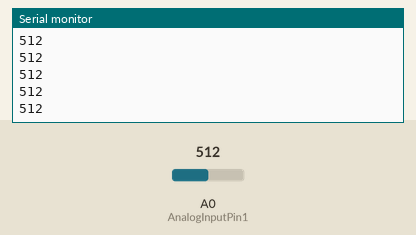
Recording of a sketch running on a simulated Arduino Uno, built with avr-gcc and run on an emulated ATmega328P. Parts: the last lines printed to the serial monitor. The test bench sets the inputs (shaded band); at power-on: A0 (AnalogInputPin1) = 512.

Above: at 1.2 s.
1.3 s: A0 (AnalogInputPin1) set to 716
At 2.0 s:
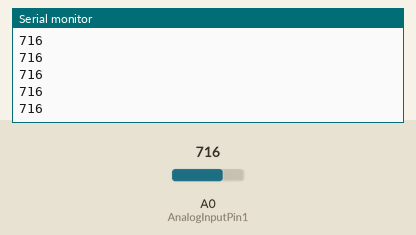
2.8 s: A0 (AnalogInputPin1) set to 900
At 3.6 s:
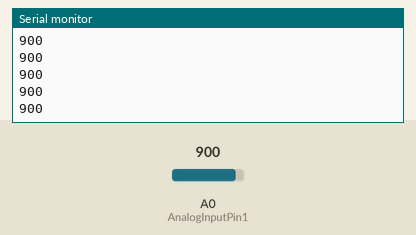
Timing chart, 0 to 5.8 s (numbered marks = the images above; inputs shaded):
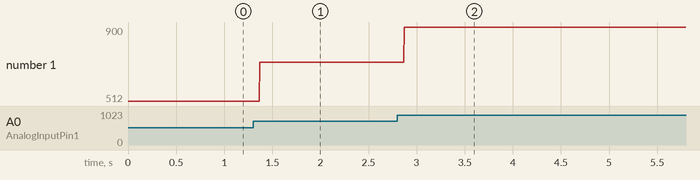

Measured:
- after the input at 1.3 s, the serial monitor: prints a new line after 0.07 s (image 1)
- after the input at 2.8 s, the serial monitor: prints a new line after 0.07 s (image 2)
- plotted number 1: 512 → 716 after the input at 1.3 s, 716 → 900 after the input at 2.8 s

The sketch:

IRTest.ino
```cpp
int AnalogInputPin1 = A0;
int val = 0;

void setup() {
  // put your setup code here, to run once:
  Serial.begin(9600);
  pinMode(AnalogInputPin1, INPUT);
}

void loop() {
  // put your main code here, to run repeatedly:
  val = analogRead(AnalogInputPin1);
  Serial.println(val);
}
```
